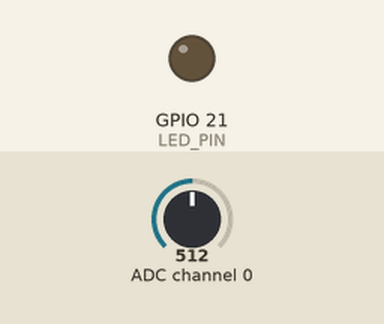
Bench run of a program on a simulated Raspberry Pi (BCM pin numbers). Shown: output pins drawn as LEDs (lit = HIGH). Inputs (shaded band) come from the test bench; at power-on: ADC channel 0 = 512 (analog values on the 0–1023 scale). What the program prints to the terminal is not drawn.

Above: at 1.2 s.
1.3 s: ADC channel 0 set to 530
At 2.2 s:
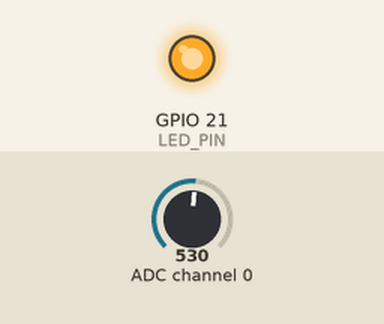
2.8 s: ADC channel 0 set to 511
At 3.3 s:
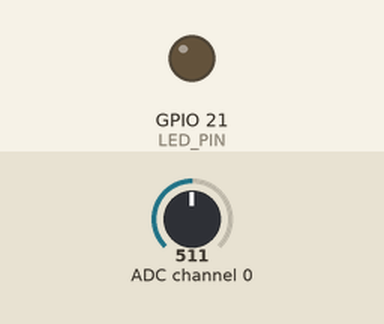
Timing chart, 0 to 5.8 s (numbered marks = the images above; inputs shaded):
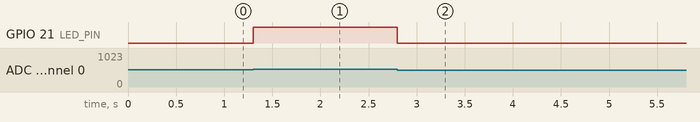

Measured:
- the behaviour switches between 512 and 513 on ADC channel 0 (found by bisection; images 0 and 1)
- after the input at 1.3 s, GPIO 21 (LED_PIN): LOW → HIGH at once
- after the input at 2.8 s, GPIO 21 (LED_PIN): HIGH → LOW at once

The program:

LDR.py
```python
import spidev
import time
import RPi.GPIO as GPIO

LED_PIN = 21
GPIO.setmode(GPIO.BCM)
GPIO.setup(LED_PIN, GPIO.OUT)

# SPI 인스턴스 생성
spi = spidev.SpiDev()

# SPI 통신 시작
spi.open(0, 0) # bus:0, dev:0 (CE0, CE1)

# SPI 통신 최대 속도 설정
spi.max_speed_hz = 1000000

# 0~7까지 채널에서 SPI 데이터 읽기
def analog_read(channel):
  ret = spi.xfer2([1, (channel + 8) << 4, 0])
  adc_out = ((ret[1] & 3) << 8) + ret[2]
  return adc_out

try:
  while True:
    reading = analog_read(0) # 0 ~ 1023
    # 전압수치값 변환(0 ~ 3.3V)
    voltage = reading * 3.3/1023
    print("REading = %d, VOltage = %f" % (reading,voltage))
    if reading > 512:
      GPIO.output(LED_PIN, GPIO.HIGH)
    else:
      GPIO.output(LED_PIN, GPIO.LOW)

finally:
  GPIO.cleanup()
  spi.close()
```
